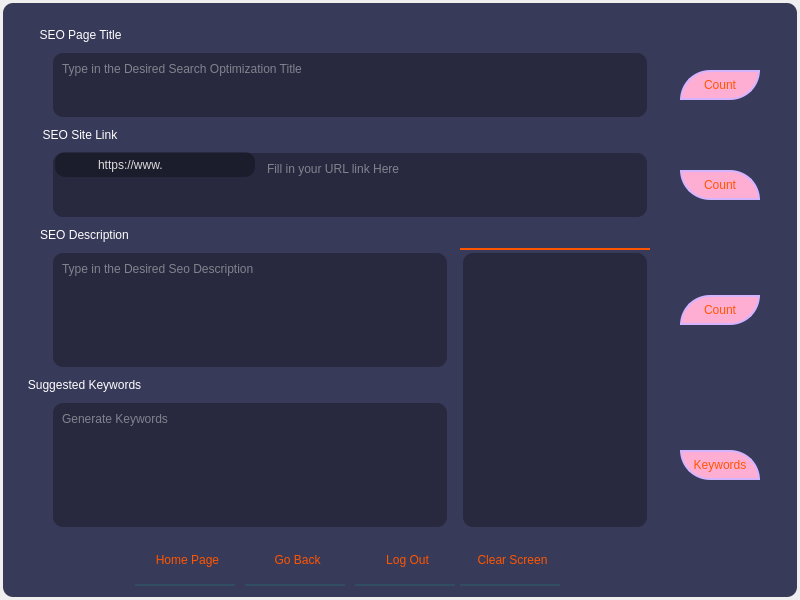
<?xml version="1.0" encoding="UTF-8"?>
<ui version="4.0">
 <class>Dialog</class>
 <widget class="QDialog" name="Dialog">
  <property name="geometry">
   <rect>
    <x>0</x>
    <y>0</y>
    <width>800</width>
    <height>600</height>
   </rect>
  </property>
  <property name="windowTitle">
   <string>Dialog</string>
  </property>
  <widget class="QWidget" name="widget" native="true">
   <property name="geometry">
    <rect>
     <x>0</x>
     <y>0</y>
     <width>800</width>
     <height>600</height>
    </rect>
   </property>
   <property name="styleSheet">
    <string notr="true">QWidget#widget{
	background-color: rgb(56, 58, 89);
	color: rgb(220, 220, 220);
	border-radius: 10px;
	margin: 3px;
}</string>
   </property>
   <widget class="QTextEdit" name="textEdit_1">
    <property name="geometry">
     <rect>
      <x>50</x>
      <y>50</y>
      <width>600</width>
      <height>70</height>
     </rect>
    </property>
    <property name="toolTip">
     <string>Search Engine Optimization tools; type in your desired page title and measure the character count.</string>
    </property>
    <property name="toolTipDuration">
     <number>2</number>
    </property>
    <property name="whatsThis">
     <string>Search Engine Optimization tools; type in your desired page title and measure the character count.</string>
    </property>
    <property name="styleSheet">
     <string notr="true">QTextEdit{
	background-color: rgba(0, 0, 0, 75);
	color: rgb(220, 220, 220);
	border-radius: 10px;
	margin: 3px;
	padding: 5px;
}

QTextEdit:hover{
	border: 3px solid rgb(230, 208, 255);
}</string>
    </property>
    <property name="placeholderText">
     <string>Type in the Desired Search Optimization Title</string>
    </property>
   </widget>
   <widget class="QPushButton" name="pagetitleButton">
    <property name="geometry">
     <rect>
      <x>680</x>
      <y>70</y>
      <width>80</width>
      <height>30</height>
     </rect>
    </property>
    <property name="styleSheet">
     <string notr="true">QPushButton{
	font: 75 9pt &quot;Constantia&quot;;
	color: rgb(255, 85, 0);
	border: 2px solid rgb(212, 180, 255);
	border-bottom-right-radius: 30px;
	border-top-left-radius: 30px;
	background-color: rgb(255, 174, 211);
}

QPushButton:hover{
	border: 3px solid rgb(230, 208, 255);
	border-top-right-radius: 30px;
	border-bottom-left-radius: 30px;
	border-bottom-right-radius: 0px;
	border-top-left-radius: 0px;
}</string>
    </property>
    <property name="text">
     <string>Count</string>
    </property>
   </widget>
   <widget class="QTextEdit" name="textEdit_2">
    <property name="geometry">
     <rect>
      <x>50</x>
      <y>150</y>
      <width>600</width>
      <height>70</height>
     </rect>
    </property>
    <property name="styleSheet">
     <string notr="true">QTextEdit{
	background-color: rgba(0, 0, 0, 75);
	color: rgb(220, 220, 220);
	border-radius: 10px;
	margin: 3px;
	padding: 5px;
	padding-left: 210;
}

QTextEdit:hover{
	border: 3px solid rgb(230, 208, 255);
}</string>
    </property>
    <property name="placeholderText">
     <string>Fill in your URL link Here</string>
    </property>
   </widget>
   <widget class="QTextEdit" name="textEdit_3">
    <property name="geometry">
     <rect>
      <x>50</x>
      <y>250</y>
      <width>400</width>
      <height>120</height>
     </rect>
    </property>
    <property name="styleSheet">
     <string notr="true">QTextEdit{
	background-color: rgba(0, 0, 0, 75);
	color: rgb(220, 220, 220);
	border-radius: 10px;
	margin: 3px;
	padding: 5px;
}

QTextEdit:hover{
	border: 3px solid rgb(230, 208, 255);
}</string>
    </property>
    <property name="placeholderText">
     <string>Type in the Desired Seo Description</string>
    </property>
   </widget>
   <widget class="QPushButton" name="home">
    <property name="geometry">
     <rect>
      <x>135</x>
      <y>536</y>
      <width>100</width>
      <height>50</height>
     </rect>
    </property>
    <property name="styleSheet">
     <string notr="true">QPushButton{
	font: 75 9pt &quot;Constantia&quot;;
	color: rgb(255, 85, 0);
	background-color: rgba(0, 0, 0, 0);
	border: none;
	border-bottom: 2px solid rgba(46, 82, 101, 200);
	padding-left: 5px;
}

QPushButton:hover{
	font: 75 9pt &quot;Constantia&quot;;
	color: rgb(255, 85, 0);
	background-color: rgba(0, 0, 0, 0);
	border: none;
	border-bottom: 2px solid rgb(255, 85, 0);
}
</string>
    </property>
    <property name="text">
     <string>Home Page</string>
    </property>
   </widget>
   <widget class="QPushButton" name="goback">
    <property name="geometry">
     <rect>
      <x>245</x>
      <y>536</y>
      <width>100</width>
      <height>50</height>
     </rect>
    </property>
    <property name="styleSheet">
     <string notr="true">QPushButton{
	font: 75 9pt &quot;Constantia&quot;;
	color: rgb(255, 85, 0);
	background-color: rgba(0, 0, 0, 0);
	border: none;
	border-bottom: 2px solid rgba(46, 82, 101, 200);
	padding-left: 5px;
}

QPushButton:hover{
	font: 75 9pt &quot;Constantia&quot;;
	color: rgb(255, 85, 0);
	background-color: rgba(0, 0, 0, 0);
	border: none;
	border-bottom: 2px solid rgb(255, 85, 0);
}
</string>
    </property>
    <property name="text">
     <string>Go Back</string>
    </property>
   </widget>
   <widget class="QPushButton" name="home_3">
    <property name="geometry">
     <rect>
      <x>355</x>
      <y>536</y>
      <width>100</width>
      <height>50</height>
     </rect>
    </property>
    <property name="styleSheet">
     <string notr="true">QPushButton{
	font: 75 9pt &quot;Constantia&quot;;
	color: rgb(255, 85, 0);
	background-color: rgba(0, 0, 0, 0);
	border: none;
	border-bottom: 2px solid rgba(46, 82, 101, 200);
	padding-left: 5px;
}

QPushButton:hover{
	font: 75 9pt &quot;Constantia&quot;;
	color: rgb(255, 85, 0);
	background-color: rgba(0, 0, 0, 0);
	border: none;
	border-bottom: 2px solid rgb(255, 85, 0);
}
</string>
    </property>
    <property name="text">
     <string>Log Out</string>
    </property>
   </widget>
   <widget class="QPushButton" name="pagelinkButton">
    <property name="geometry">
     <rect>
      <x>680</x>
      <y>170</y>
      <width>80</width>
      <height>30</height>
     </rect>
    </property>
    <property name="styleSheet">
     <string notr="true">QPushButton{
	font: 75 9pt &quot;Constantia&quot;;
	color: rgb(255, 85, 0);
	border: 2px solid rgb(212, 180, 255);
	border-bottom-left-radius: 30px;
	border-top-right-radius: 30px;
	background-color: rgb(255, 174, 211);
}

QPushButton:hover{
	border: 3px solid rgb(230, 208, 255);
	border-top-left-radius: 30px;
	border-bottom-right-radius: 30px;
	border-bottom-left-radius: 0px;
	border-top-right-radius: 0px;
}</string>
    </property>
    <property name="text">
     <string>Count</string>
    </property>
   </widget>
   <widget class="QPushButton" name="descriptionButton">
    <property name="geometry">
     <rect>
      <x>680</x>
      <y>295</y>
      <width>80</width>
      <height>30</height>
     </rect>
    </property>
    <property name="styleSheet">
     <string notr="true">QPushButton{
	font: 75 9pt &quot;Constantia&quot;;
	color: rgb(255, 85, 0);
	border: 2px solid rgb(212, 180, 255);
	border-bottom-right-radius: 30px;
	border-top-left-radius: 30px;
	background-color: rgb(255, 174, 211);
}

QPushButton:hover{
	border: 3px solid rgb(230, 208, 255);
	border-top-right-radius: 30px;
	border-bottom-left-radius: 30px;
	border-bottom-right-radius: 0px;
	border-top-left-radius: 0px;
}</string>
    </property>
    <property name="text">
     <string>Count</string>
    </property>
   </widget>
   <widget class="QPushButton" name="keyword">
    <property name="geometry">
     <rect>
      <x>680</x>
      <y>450</y>
      <width>80</width>
      <height>30</height>
     </rect>
    </property>
    <property name="styleSheet">
     <string notr="true">QPushButton{
	font: 75 9pt &quot;Constantia&quot;;
	color: rgb(255, 85, 0);
	border: 2px solid rgb(212, 180, 255);
	border-bottom-left-radius: 30px;
	border-top-right-radius: 30px;
	background-color: rgb(255, 174, 211);
}

QPushButton:hover{
	border: 3px solid rgb(230, 208, 255);
	border-top-left-radius: 30px;
	border-bottom-right-radius: 30px;
	border-bottom-left-radius: 0px;
	border-top-right-radius: 0px;
}</string>
    </property>
    <property name="text">
     <string>Keywords</string>
    </property>
   </widget>
   <widget class="QLabel" name="titleLabel_4">
    <property name="geometry">
     <rect>
      <x>160</x>
      <y>85</y>
      <width>400</width>
      <height>30</height>
     </rect>
    </property>
    <property name="styleSheet">
     <string notr="true">QLabel{
	color: #55aa00;
	font: 75 8pt &quot;MS Shell Dlg 2&quot;;
}</string>
    </property>
    <property name="text">
     <string/>
    </property>
    <property name="alignment">
     <set>Qt::AlignCenter</set>
    </property>
   </widget>
   <widget class="QLabel" name="titleLabel">
    <property name="geometry">
     <rect>
      <x>60</x>
      <y>85</y>
      <width>580</width>
      <height>30</height>
     </rect>
    </property>
    <property name="styleSheet">
     <string notr="true">QLabel{
	color: #bd0000;
	font: 75 8pt &quot;MS Shell Dlg 2&quot;;
}</string>
    </property>
    <property name="text">
     <string/>
    </property>
    <property name="alignment">
     <set>Qt::AlignCenter</set>
    </property>
   </widget>
   <widget class="QLabel" name="titleLabel_2">
    <property name="geometry">
     <rect>
      <x>60</x>
      <y>185</y>
      <width>580</width>
      <height>30</height>
     </rect>
    </property>
    <property name="styleSheet">
     <string notr="true">QLabel{
	color: #b10000;
	font: 75 8pt &quot;MS Shell Dlg 2&quot;;
}</string>
    </property>
    <property name="text">
     <string/>
    </property>
    <property name="alignment">
     <set>Qt::AlignCenter</set>
    </property>
   </widget>
   <widget class="QLabel" name="titleLabel_3">
    <property name="geometry">
     <rect>
      <x>55</x>
      <y>325</y>
      <width>400</width>
      <height>40</height>
     </rect>
    </property>
    <property name="styleSheet">
     <string notr="true">QLabel{
	color: #b10000;
	font: 75 8pt &quot;MS Shell Dlg 2&quot;;
}</string>
    </property>
    <property name="text">
     <string/>
    </property>
    <property name="alignment">
     <set>Qt::AlignCenter</set>
    </property>
   </widget>
   <widget class="QLabel" name="titleLabel_5">
    <property name="geometry">
     <rect>
      <x>160</x>
      <y>185</y>
      <width>400</width>
      <height>30</height>
     </rect>
    </property>
    <property name="styleSheet">
     <string notr="true">QLabel{
	color: #55aa00;
	font: 75 8pt &quot;MS Shell Dlg 2&quot;;
}</string>
    </property>
    <property name="text">
     <string/>
    </property>
    <property name="alignment">
     <set>Qt::AlignCenter</set>
    </property>
   </widget>
   <widget class="QLabel" name="titleLabel_6">
    <property name="geometry">
     <rect>
      <x>55</x>
      <y>325</y>
      <width>400</width>
      <height>40</height>
     </rect>
    </property>
    <property name="styleSheet">
     <string notr="true">QLabel{
	color: #55aa00;
	font: 75 8pt &quot;MS Shell Dlg 2&quot;;
}</string>
    </property>
    <property name="text">
     <string/>
    </property>
    <property name="alignment">
     <set>Qt::AlignCenter</set>
    </property>
   </widget>
   <widget class="QPushButton" name="clearButton">
    <property name="geometry">
     <rect>
      <x>460</x>
      <y>536</y>
      <width>100</width>
      <height>50</height>
     </rect>
    </property>
    <property name="styleSheet">
     <string notr="true">QPushButton{
	font: 75 9pt &quot;Constantia&quot;;
	color: rgb(255, 85, 0);
	background-color: rgba(0, 0, 0, 0);
	border: none;
	border-bottom: 2px solid rgba(46, 82, 101, 200);
	padding-left: 5px;
}

QPushButton:hover{
	font: 75 9pt &quot;Constantia&quot;;
	color: rgb(255, 85, 0);
	background-color: rgba(0, 0, 0, 0);
	border: none;
	border-bottom: 2px solid rgb(255, 85, 0);
}
</string>
    </property>
    <property name="text">
     <string>Clear Screen</string>
    </property>
   </widget>
   <widget class="QLabel" name="label">
    <property name="geometry">
     <rect>
      <x>0</x>
      <y>20</y>
      <width>161</width>
      <height>30</height>
     </rect>
    </property>
    <property name="styleSheet">
     <string notr="true">QLabel{
	color: #ffffff;
	font: 8pt &quot;Georgia&quot;;
}</string>
    </property>
    <property name="text">
     <string>SEO Page Title</string>
    </property>
    <property name="alignment">
     <set>Qt::AlignCenter</set>
    </property>
   </widget>
   <widget class="QLabel" name="label_3">
    <property name="geometry">
     <rect>
      <x>0</x>
      <y>120</y>
      <width>160</width>
      <height>30</height>
     </rect>
    </property>
    <property name="styleSheet">
     <string notr="true">QLabel{
	color: #ffffff;
	font: 8pt &quot;Georgia&quot;;
}</string>
    </property>
    <property name="text">
     <string>SEO Site Link</string>
    </property>
    <property name="alignment">
     <set>Qt::AlignCenter</set>
    </property>
   </widget>
   <widget class="QLabel" name="label_5">
    <property name="geometry">
     <rect>
      <x>0</x>
      <y>220</y>
      <width>169</width>
      <height>30</height>
     </rect>
    </property>
    <property name="styleSheet">
     <string notr="true">QLabel{
	color: #ffffff;
	font: 8pt &quot;Georgia&quot;;
}</string>
    </property>
    <property name="text">
     <string>SEO Description</string>
    </property>
    <property name="alignment">
     <set>Qt::AlignCenter</set>
    </property>
   </widget>
   <widget class="QLabel" name="label_6">
    <property name="geometry">
     <rect>
      <x>0</x>
      <y>370</y>
      <width>169</width>
      <height>30</height>
     </rect>
    </property>
    <property name="styleSheet">
     <string notr="true">QLabel{
	color: #ffffff;
	font: 8pt &quot;Georgia&quot;;
}</string>
    </property>
    <property name="text">
     <string>Suggested Keywords</string>
    </property>
    <property name="alignment">
     <set>Qt::AlignCenter</set>
    </property>
   </widget>
   <widget class="QLabel" name="label_2">
    <property name="geometry">
     <rect>
      <x>55</x>
      <y>152</y>
      <width>200</width>
      <height>25</height>
     </rect>
    </property>
    <property name="styleSheet">
     <string notr="true">QLabel{
	font: 75 10pt &quot;Constantia&quot;;
	background-color: rgba(0, 0, 0, 75);
	color: rgb(220, 220, 220);
	border-radius: 10px;
	padding-left: 40px;
}</string>
    </property>
    <property name="text">
     <string>https://www.</string>
    </property>
   </widget>
   <widget class="QTextBrowser" name="textEdit_4">
    <property name="geometry">
     <rect>
      <x>50</x>
      <y>400</y>
      <width>400</width>
      <height>130</height>
     </rect>
    </property>
    <property name="styleSheet">
     <string notr="true">QTextBrowser{
	background-color: rgba(0, 0, 0, 75);
	color: rgb(220, 220, 220);
	border-radius: 10px;
	margin: 3px;
	padding: 5px;
}

QTextBrowser:hover{
	border: 3px solid rgb(230, 208, 255);
}</string>
    </property>
    <property name="placeholderText">
     <string>Generate Keywords</string>
    </property>
   </widget>
   <widget class="QTextBrowser" name="textEdit_5">
    <property name="geometry">
     <rect>
      <x>460</x>
      <y>250</y>
      <width>190</width>
      <height>280</height>
     </rect>
    </property>
    <property name="styleSheet">
     <string notr="true">QTextBrowser{
	background-color: rgba(0, 0, 0, 75);
	color: rgb(220, 220, 220);
	border-radius: 10px;
	margin: 3px;
	padding: 5px;
}

QTextBrowser:hover{
	border: 3px solid rgb(230, 208, 255);
}</string>
    </property>
   </widget>
   <widget class="QLabel" name="slide">
    <property name="geometry">
     <rect>
      <x>460</x>
      <y>235</y>
      <width>190</width>
      <height>15</height>
     </rect>
    </property>
    <property name="styleSheet">
     <string notr="true">QLabel{
	font: 75 9pt &quot;Constantia&quot;;
	color: rgb(255, 85, 0);
	background-color: rgba(0, 0, 0, 0);
	border: none;
	border-bottom: 2px solid rgb(255, 85, 0);
	padding-left: 5px;
}

QLabel:hover{
	font: 75 9pt &quot;Constantia&quot;;
	color: rgb(255, 85, 0);
	background-color: rgba(0, 0, 0, 0);
	border: none;
	border-bottom: 2px solid rgb(255, 85, 0);
}
</string>
    </property>
    <property name="text">
     <string/>
    </property>
    <property name="alignment">
     <set>Qt::AlignCenter</set>
    </property>
   </widget>
   <zorder>textEdit_1</zorder>
   <zorder>pagetitleButton</zorder>
   <zorder>textEdit_2</zorder>
   <zorder>textEdit_3</zorder>
   <zorder>home</zorder>
   <zorder>goback</zorder>
   <zorder>home_3</zorder>
   <zorder>pagelinkButton</zorder>
   <zorder>descriptionButton</zorder>
   <zorder>keyword</zorder>
   <zorder>titleLabel</zorder>
   <zorder>titleLabel_4</zorder>
   <zorder>titleLabel_2</zorder>
   <zorder>titleLabel_3</zorder>
   <zorder>titleLabel_5</zorder>
   <zorder>titleLabel_6</zorder>
   <zorder>clearButton</zorder>
   <zorder>label</zorder>
   <zorder>label_3</zorder>
   <zorder>label_5</zorder>
   <zorder>label_6</zorder>
   <zorder>label_2</zorder>
   <zorder>textEdit_4</zorder>
   <zorder>slide</zorder>
   <zorder>textEdit_5</zorder>
  </widget>
 </widget>
 <resources/>
 <connections/>
</ui>
